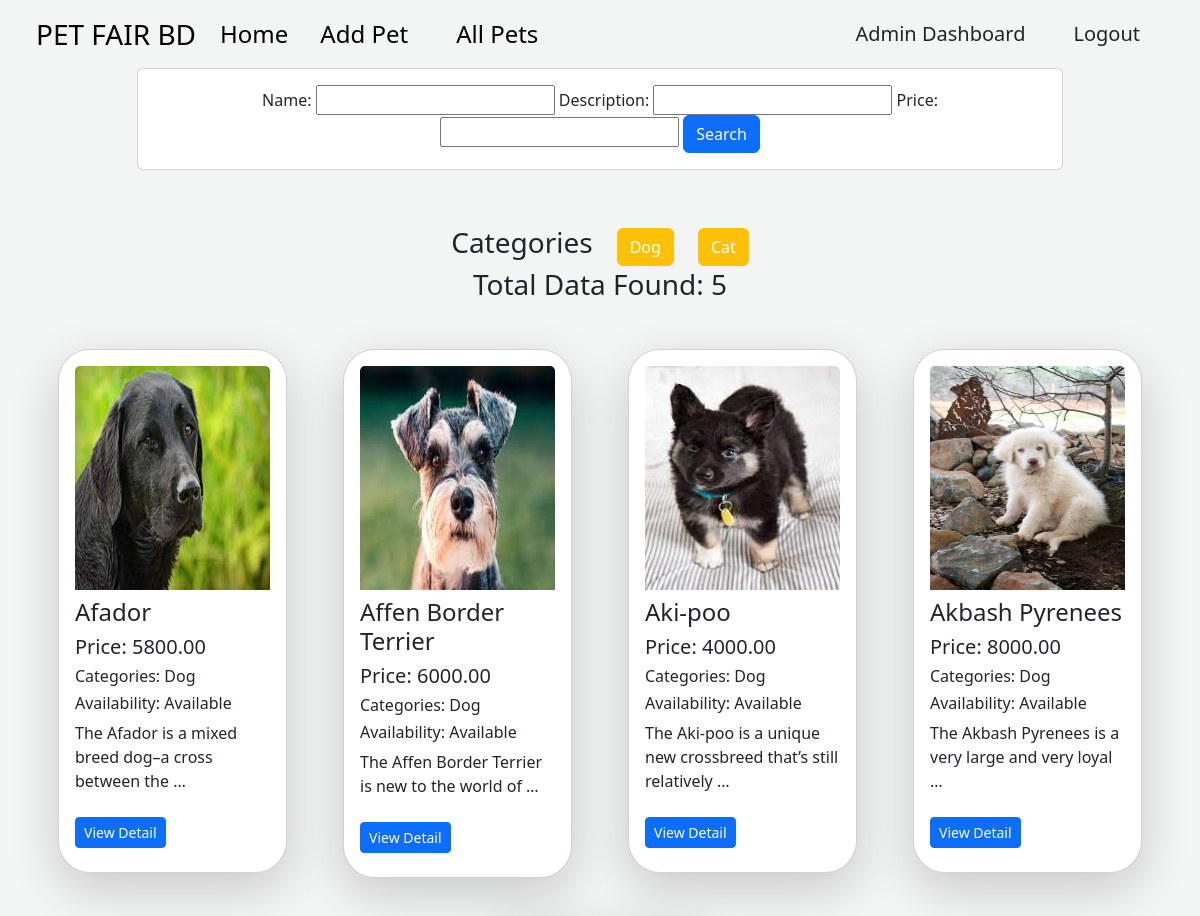
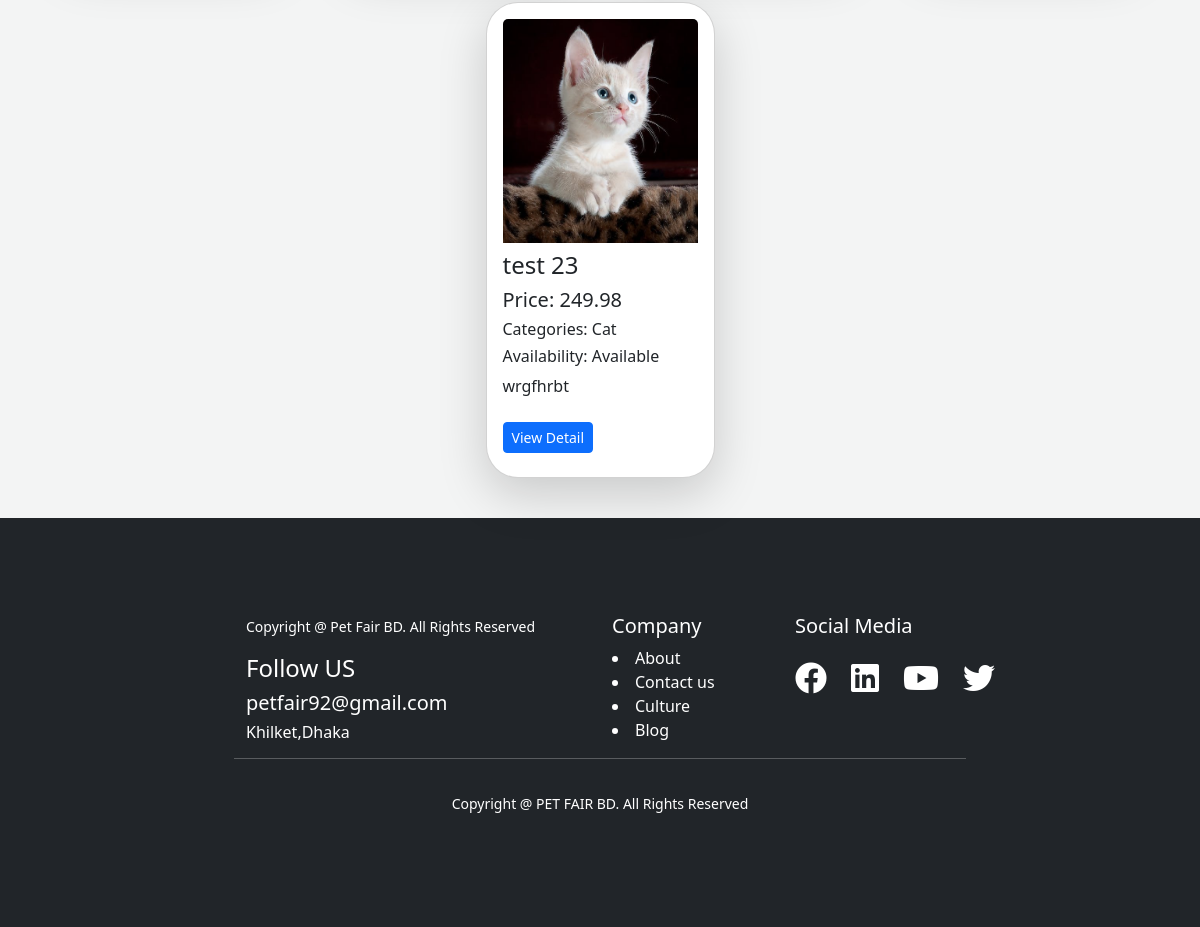
Page /pet/all_pets/ (signed in) on the earlier database version (2 pictures, top to bottom).
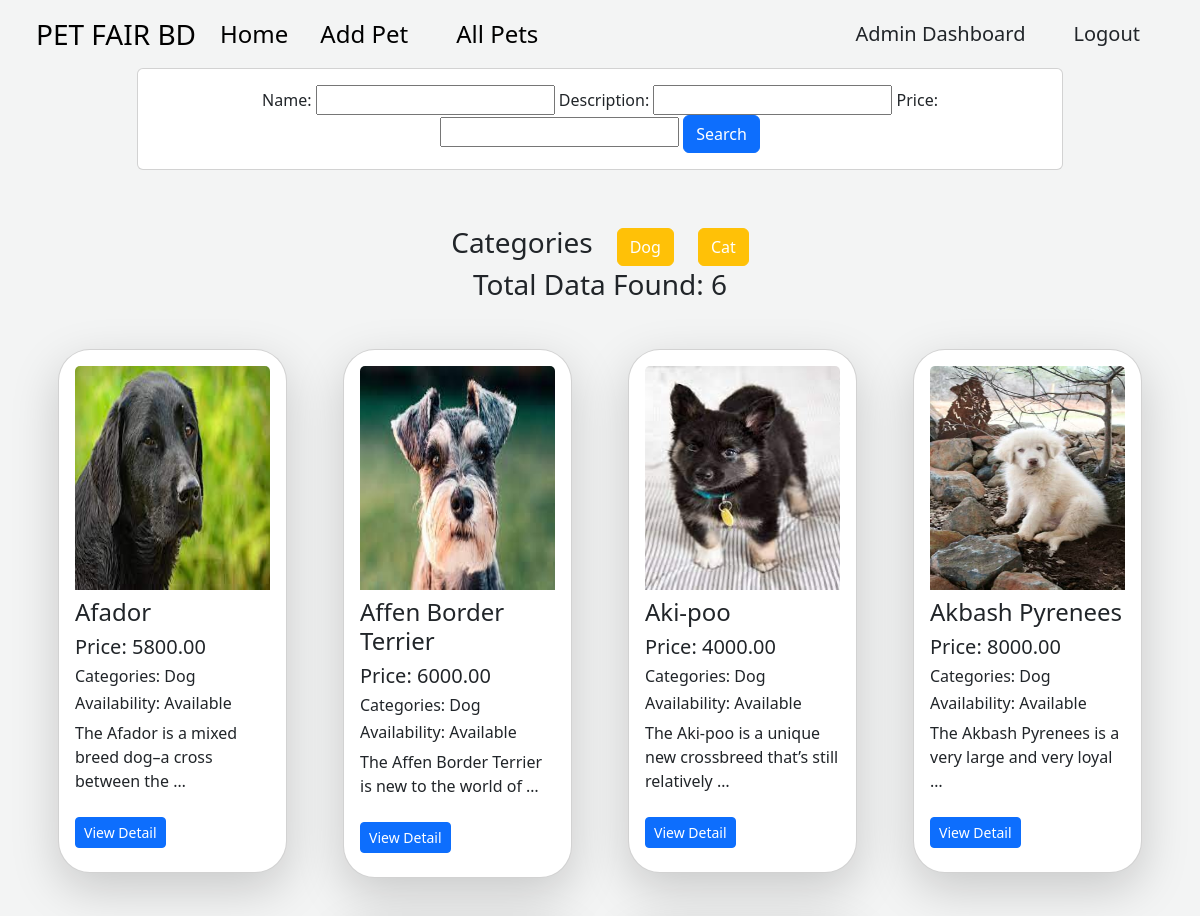
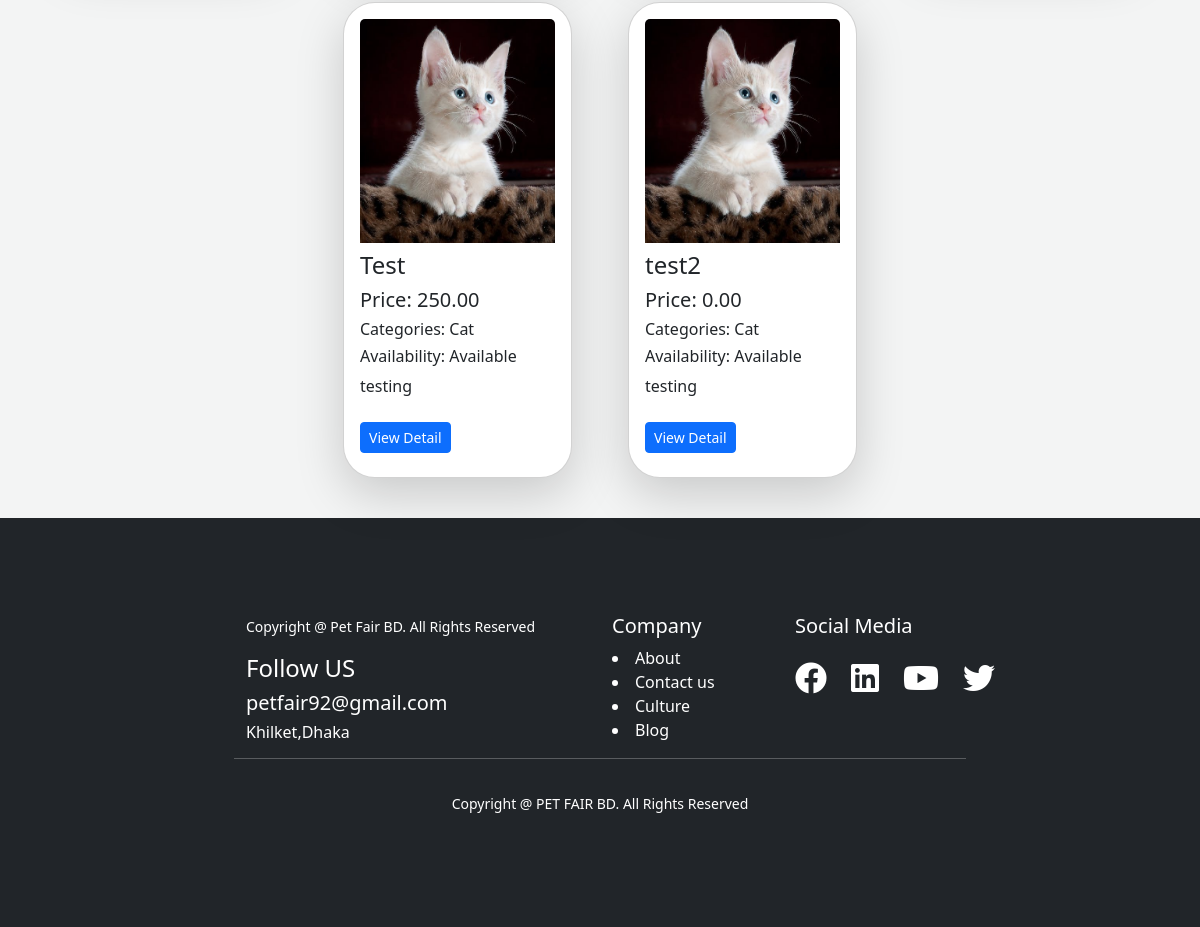
Same page on the later database version (2 pictures, top to bottom).
### pet/models.py (models this page shows, shortened)
class Category(models.Model):
    name=models.CharField(max_length=50)
    slug=models.SlugField(max_length=50,unique=True)

class Pet(models.Model):
    name=models.CharField(max_length=50)
    user=models.ForeignKey(User,on_delete=models.CASCADE,null=True,blank=True)
    description=models.TextField()
    category=models.ManyToManyField(Category,related_name='pets')
    price = models.DecimalField(decimal_places=2,max_digits=12,default=0)
    image = models.ImageField(upload_to='pet/images',null=True,blank=True)
    availability=models.BooleanField(default=True)

### pet/views.py (the view)
# urls.py: path('all_pets/', AllPetView.as_view(), name="all_pets"),
@method_decorator(login_required, name='dispatch')
class AllPetView(View):
    template_name = 'pet/all_pets.html'
    def get(self, request, category_slug=None):
        data = Pet.objects.all()
        if category_slug is not None:
            category = Category.objects.get(slug=category_slug)
            data = Pet.objects.filter(category=category)
        myfilter = PetFilter(request.GET, queryset=data)
        categories = Category.objects.all()
        return render(request, self.template_name, {'data': data, 'category': categories, 'filter': myfilter})

### pet/templates/pet/all_pets.html (shortened to what this page needs)
{% extends "base.html" %}
{% load static %}
{% block content %}
<div class="container">
    <div class="row">
        <div class="col-md-10 m-auto">
            <form action="" method="get" class="col-md-12 mb-2 card card-body">
                <div class="text-center">
                    {{ filter.form }}
                    <button type="submit" class="btn btn-primary badge-pill">Search</button>
                </div>
            </form>
        </div>
    </div>
    <div class="d-flex justify-content-center align-items-center gap-4 mt-5">
        <h3 class="text-center">Categories</h3>
        {% for i in category %}
            <a class="btn btn-warning text-decoration-none text-white" href="{% url 'category' i.slug %}">{{ i.name }}</a>
        {% endfor %}
    </div>
    <h3 class="text-center mb-5">Total Data Found: {{ filter.qs.count }}</h3>
    <div class="row justify-content-center">
        {% for i in filter.qs %}
            <div class="col-sm-3 mb-3">
                <div class="card mx-3 shadow-lg rounded-5 mb-4">
                    <div class="card-body">
                        <img src="{{ i.image.url }}" class="card-img-top img-fluid" style="height: 14rem;" alt="...">
                        <h4 class="card-title mt-2"><a href="" class="text-decoration-none text-dark">{{ i.name }}</a></h4>
                        <h5 class="card-text">Price: {{ i.price }}</h5>
                        <h6 class="card-text">Categories: {% for cat in i.category.all %}{{ cat.name }}{% if not forloop.last %}, {% endif %}{% endfor %}</h6>
                        <h6 class="card-text">
                            {% if i.availability %}
                                Availability: Available
                            {% else %}
                                Availability: Not Available
                            {% endif %}
                        </h6>
                        <p class="card-text">{{ i.description | truncatewords:10 }}</p>
                        <a class="btn btn-primary btn-sm my-2" href="{% url 'pet_detail' i.id %}">View Detail</a>
                    </div>
                </div>
            </div>
        {% endfor %}
    </div>
</div>
{% endblock content %}

### core/templates/base.html (shortened to what this page needs)
<!DOCTYPE html>
<html lang="en">
<head>
    <link href="https://cdn.jsdelivr.net/npm/bootstrap@5.3.2/dist/css/bootstrap.min.css" rel="stylesheet">
    <link href="https://cdnjs.cloudflare.com/ajax/libs/font-awesome/5.15.4/css/all.min.css" rel="stylesheet">
    <link
      href="https://cdn.jsdelivr.net/npm/swiffy-slider@1.6.0/dist/css/swiffy-slider.min.css"
      rel="stylesheet"
    />
     <link rel="stylesheet" href="https://cdnjs.cloudflare.com/ajax/libs/font-awesome/5.15.4/css/all.min.css" />
</head>
<body>
    <div class="" style="background-color: rgb(243, 244, 244);">
    {% include 'navbar.html' %}
        {% block body %}
            {% block content %}
            {% endblock content %}
            {% include "footer.html" %}
        {% endblock body %}
    </div>
</body>
</html>

### core/templates/navbar.html (shortened to what this page needs)
 <nav class="navbar navbar-expand-lg mx-4">
  <div class="container-fluid">
    <a class="navbar-brand fs-3" href="#">PET FAIR BD</a>
    <div class="collapse navbar-collapse" id="navbarSupportedContent">
      <ul class="navbar-nav me-auto mb-2 mb-lg-0  fs-4">
        <li class="nav-item">
          <a class="nav-link active" aria-current="page" href="{% url 'home' %}">Home</a>
        </li>
        {% if request.user.is_staff %}
        <li class="nav-item mx-3">
                <a class="nav-link active" aria-current="page" href="{% url 'add_pet' %}">Add Pet</a>
            </li>
            <li class="nav-item mx-3">
                <a class="nav-link active" aria-current="page" href="{% url 'all_pets' %}">All Pets</a>
            </li>
        {% endif %}
      </ul>
      <div class="d-flex">
    <ul class="navbar-nav me-auto mb-2 mb-lg-0 fs-5">
      {% if request.user.is_staff %}
            <li class="nav-item mx-3">
                <a class="nav-link active btn text-dark" aria-current="page" href="{% url 'admin_home' %}">Admin Dashboard</a>
            </li>
            <li class="nav-item mx-3">
                <a class="nav-link active btn text-dark" aria-current="page" href="{% url 'logout' %}">Logout</a>
            </li>
        {% endif %}
    </ul>
</div>
    </div>
  </div>
</nav>

### core/templates/footer.html
 <footer class="p-5 bg-dark text-white">
      <div class="container row w-75 m-auto p-5">
        <div class="col-md-6">
          <p><small>Copyright @ Pet Fair BD. All Rights Reserved</small></p>
          <h4>Follow US</h4>
          <h5>petfair92@gmail.com</h5>
          <h6>Khilket,Dhaka</h6>
        </div>
        <div class="col-md-3">
          <h5>Company</h5>
          <li>About</li>
          <li>Contact us</li>
          <li>Culture</li>
          <li>Blog</li>
        </div>
        <div class="col-md-3 mb-5">
          <h5>Social Media</h5>
          <div class="d-flex justify-content-start gap-4 py-3">
            <i class="fab fa-facebook fa-2x"></i>
          <i class="fab fa-linkedin fa-2x"></i>
          <i class="fab fa-youtube fa-2x"></i>
          <i class="fab fa-twitter fa-2x"></i>
          </div>
        </div>
        <hr />
        <p class="text-center mt-3">
          <small>Copyright @ PET FAIR BD. All Rights Reserved</small>
        </p>
      </div>
    </footer>

Differences in the rows shown:
removed Pet: image (picture), name "test 23", price "249.98", availability "Availability: Available", description "wrgfhrbt", Category (name "Cat")
added Pet: image (picture), name "Test", price "250.00", availability "Availability: Available", description "testing", Category (name "Cat")
added Pet: image (picture), name "test2", price "0.00", availability "Availability: Available", description "testing", Category (name "Cat")
Other differences:
{{ filter.qs.count }}: "5" → "6"
